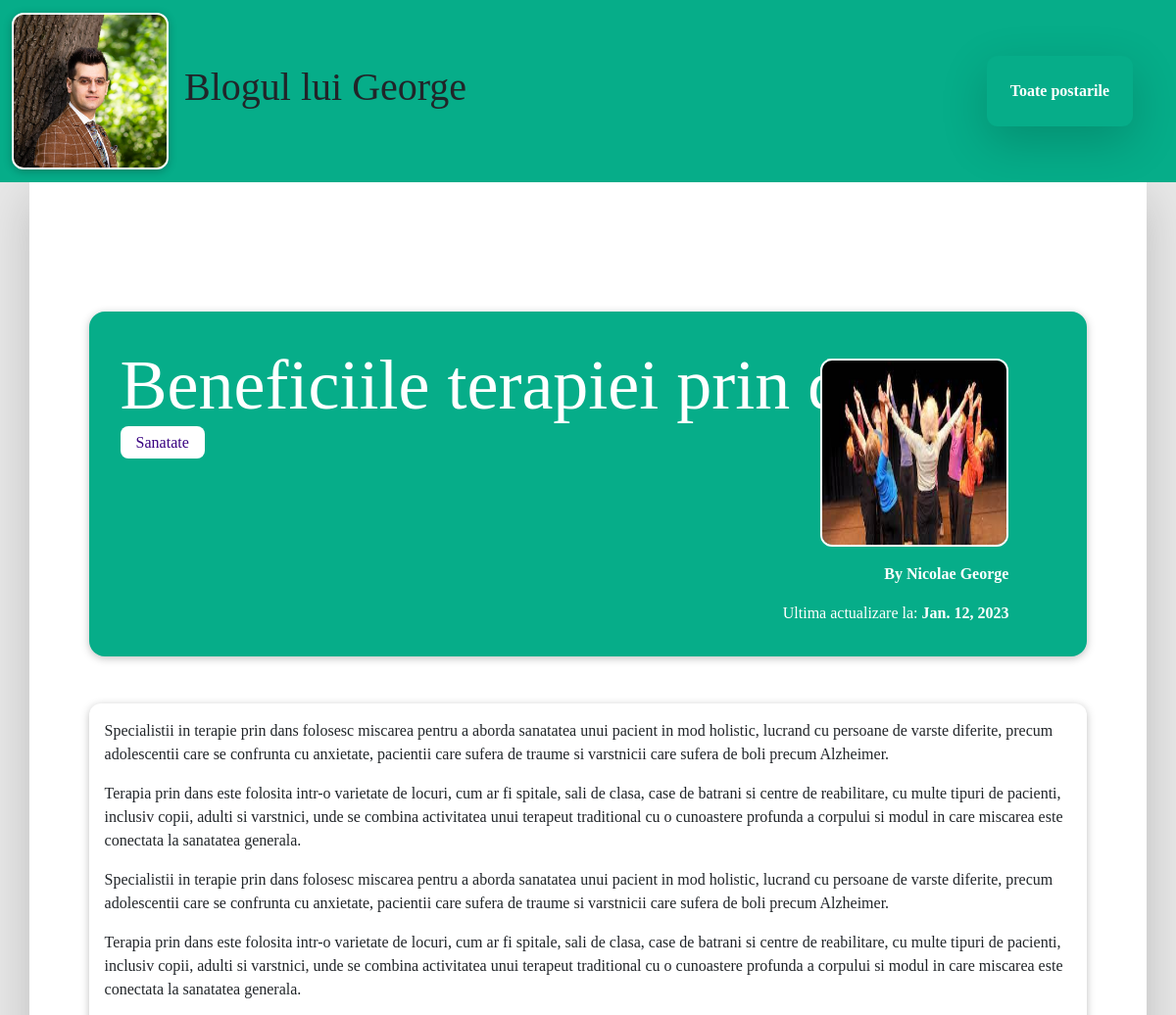
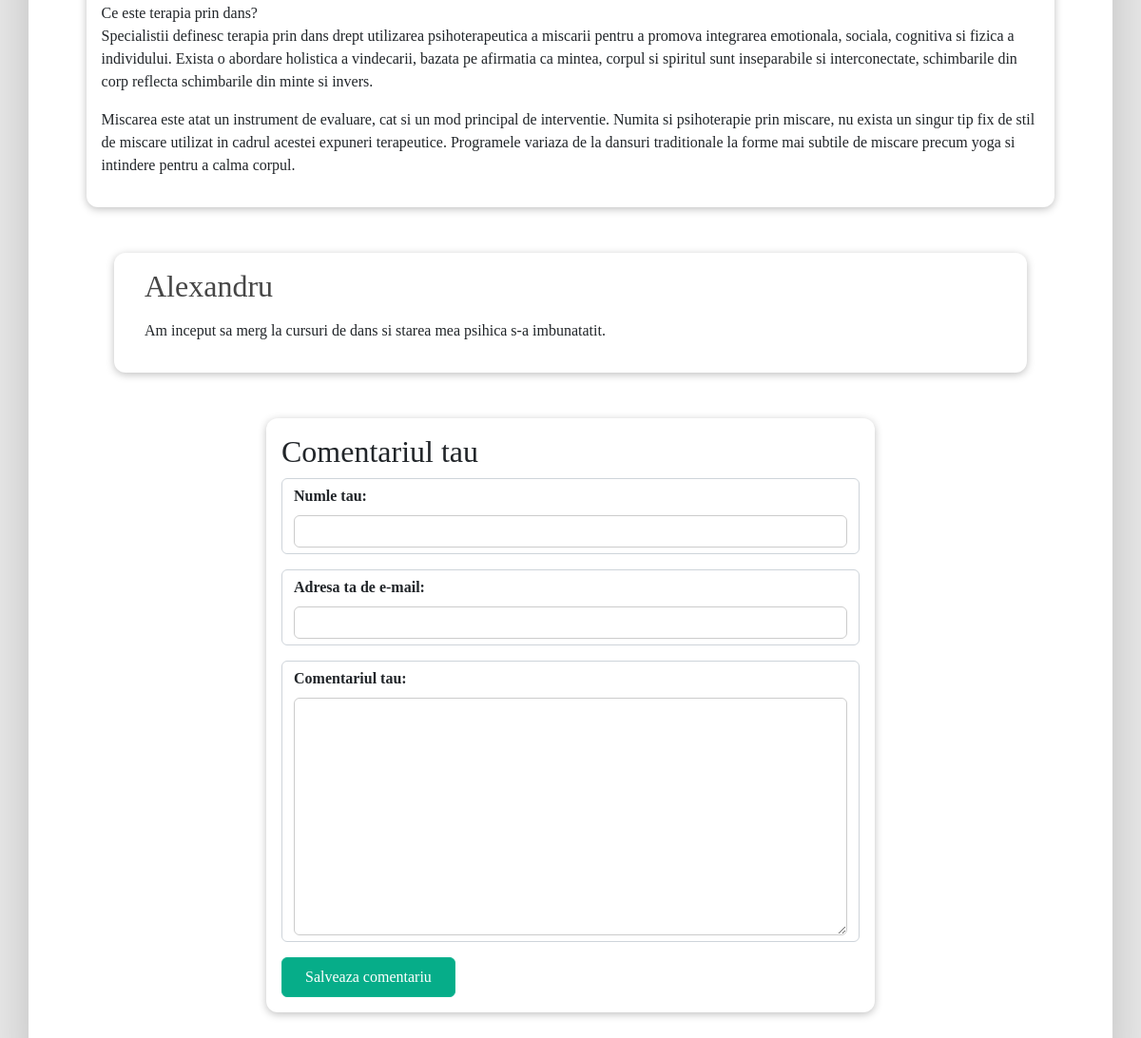
Screenshot of /posts/beneficiile-terapiei-prin-dans with the database file from the repository (2 pictures, top to bottom).
### blog/models.py (models this page shows, shortened)
class Post(models.Model):
    title = models.CharField(max_length=150)
    excerpt = models.CharField(max_length=200)
    image = models.ImageField(upload_to='posts', null=True)
    date = models.DateField(auto_now=True)
    slug = models.SlugField(unique=True, db_index=True)
    content = models.TextField(validators=[MinLengthValidator(10)])
    author = models.ForeignKey(Author, on_delete=models.SET_NULL, null= True, related_name='post')
    tags = models.ManyToManyField(Tag)

class Tag(models.Model):
    caption = models.CharField(max_length=20)

class Author(models.Model):
    first_name=models.CharField(max_length=100)
    last_name=models.CharField(max_length=100)
    email_address = models.EmailField()
    def __str__(self):
        return f'{self.first_name} {self.last_name}'

class Comment(models.Model):
    user_name = models.CharField(max_length=120)
    user_email = models.EmailField()
    text = models.TextField(max_length=400)
    post = models.ForeignKey(
        Post, on_delete=models.CASCADE, related_name='comments')

### blog/views.py (the view, shortened to what this page needs)
# urls.py: path('posts/<slug:slug>',views.SinglePostView.as_view(),
class SinglePostView(View):
    def get(self,request, slug):
        post = Post.objects.get(slug=slug)
        context = {
            'post':post,
            'post_tags':post.tags.all(),
            'comment_form':CommentForm(),
            'comments':post.comments.all().order_by('-id')
        }
        return render(request, 'blog/post-detail.html',context)

### blog/forms.py
class CommentForm(forms.ModelForm):
    class Meta:
        model = Comment
        exclude = ['post']
        labels = {
            'user_name':'Numle tau',
            'user_email':'Adresa ta de e-mail',
            'text': 'Comentariul tau'
        }

### blog/templates/blog/post-detail.html (shortened to what this page needs)
{% extends 'base.html' %}
{% load static %}
{% block content %}
    <section id="summary">
        <h2>{{ post.title }}</h2>
        <div>
            {% for tag in post_tags %}
                <span class="tag">{{ tag.caption }}</span>
            {% endfor %}
        </div>
        <article>
            <img src="{{ post.image.url }}" alt="Post Title">
            <address>By <a href="mailto:{{post.author.email_address}}">{{ post.author }}</a></address>
            <div>
                Ultima actualizare la: <time>{{ post.date }}</time>
            </div>
        </article>
    </section>
    <main>
        {{ post.content|linebreaks }}
    </main>
    <section id="comments">
        <ul>
            {% for comment in comments %}
                <li>
                    <h2>{{ comment.user_name }}</h2>
                    <p>{{ comment.text|linebreaks }}</p>
                </li>
            {% endfor %}
        </ul>
    </section>
    <section id="comment-form">
        <h2>Comentariul tau</h2>
        <form action="{% url "post-detail-page" post.slug %}" method="POST">
            {% for form_field in comment_form %}
                <div class="form-control">
                    {{ form_field.label_tag }}
                    {{ form_field }}
                </div>
            {% endfor %}
            <button>Salveaza comentariu</button>
        </form>
    </section>
{% endblock  %}

### static/style.css (style rules this page uses)
* { font-family: 'Times New Roman', Times, serif; }
body { background-color: #e7e7e7; }
ul { list-style: none; }
#summary { margin: 8rem auto 3rem auto; padding: 2rem; width: 90%; max-width: 90rem; border-radius: 16px; background-color: #06ad89;; position: relative; box-shadow: 0 2px 8px rgba(0, 0, 0, 0.25); height: 22rem; }
#summary h2 { color: white; font-size: 4.5rem; margin-bottom: 0.25rem; }
#summary article { position: absolute; top: 2rem; right: 3rem; padding: 1rem 2rem; border-radius: 12px; text-align: right; color: white; }
#summary article img { width: 12rem; height: 12rem; border-radius: 12px; border: 2px solid white; margin-bottom: 1rem; }
#summary address { font-weight: bold; }
#summary a { color: white; text-decoration: none; }
#summary time { font-weight: bold; }
main { width: 90%; max-width: 90rem; margin: 3rem auto; background-color: white; padding: 1rem; border-radius: 12px; box-shadow: 0 2px 8px rgba(0, 0, 0, 0.25); }
.tag { background-color: white; color: #390281; padding: 0.5rem 1rem; border-radius: 8px; }
#comment-form { margin: 3rem auto; width: 90%; max-width: 40rem; border-radius: 12px; background-color: white; box-shadow: 0 2px 8px rgba(0, 0, 0, 0.25); padding: 1rem; }
#comment-form button { font: inherit; background-color:#06ad89; color: white; border: 1px solid #11b491; padding: 0.5rem 1.5rem; border-radius: 6px; cursor: pointer; }
.form-control { margin-bottom: 1rem; }
.form-control label { font-weight: bold; margin-bottom: 0.5rem; display: block; }
.form-control input, .form-control textarea { display: block; width: 100%; font: inherit; padding: 0.25rem; border-radius: 6px; border: 1px solid #ccc; }
#comments { margin: 3rem auto; width: 90%; max-width: 60rem; border-radius: 12px; background-color: white; box-shadow: 0 2px 8px rgba(0, 0, 0, 0.25); padding: 1rem 2rem; }
#comments ul { list-style: none; margin: 0; padding: 0; }
#comments li { margin-bottom: 1rem; border-bottom: 2px solid #ccc; }
#comments li:last-of-type { border-bottom: none; }
#comments h2 { color: #464646; }

### rows the page displays
Post: title "Beneficiile terapiei prin dans", image (picture), author "Nicolae George", date "Jan. 12, 2023", content "Specialistii in terapie prin dans folosesc miscarea pentru a aborda sanatatea unui pacient in mod holistic, lucrand cu persoane de varste diferite, precum adolescentii care se confrunta cu anxietate, pacientii care sufera de traume si varstnicii care sufera de boli precum Alzheimer. Terapia prin dans este folosita intr-o varietate de locuri, cum ar fi spitale, sali de clasa, case de batrani si centre de reabilitare, cu multe tipuri de pacienti, inclusiv copii, adulti si varstnici, unde se combina activitatea unui terapeut traditional cu o cunoastere profunda a corpului si modul in care miscarea este conectata la sanatatea generala. Specialistii in terapie prin dans folosesc miscarea pentru…"
Tag: caption "Sanatate"
Comment: user_name "Alexandru", text "Am inceput sa merg la cursuri de dans si starea mea psihica s-a imbunatatit."
